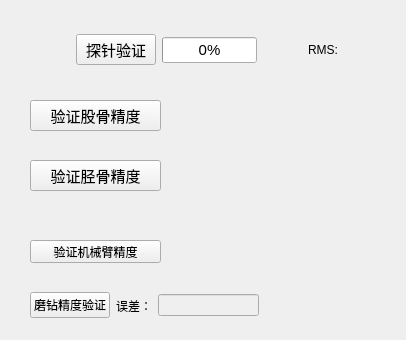
     <widget class="QWidget" name="tab_5">
      <attribute name="title">
       <string>精度验证</string>
      </attribute>
      <widget class="QPushButton" name="VerifyFemurAccuracyBtn">
       <property name="geometry">
        <rect>
         <x>30</x>
         <y>100</y>
         <width>131</width>
         <height>31</height>
        </rect>
       </property>
       <property name="sizePolicy">
        <sizepolicy hsizetype="Preferred" vsizetype="Preferred">
         <horstretch>0</horstretch>
         <verstretch>0</verstretch>
        </sizepolicy>
       </property>
       <property name="font">
        <font>
         <pointsize>11</pointsize>
        </font>
       </property>
       <property name="text">
        <string>验证股骨精度</string>
       </property>
      </widget>
      <widget class="QPushButton" name="VerifyTibiaAccuracyBtn">
       <property name="geometry">
        <rect>
         <x>30</x>
         <y>160</y>
         <width>131</width>
         <height>31</height>
        </rect>
       </property>
       <property name="sizePolicy">
        <sizepolicy hsizetype="Preferred" vsizetype="Preferred">
         <horstretch>0</horstretch>
         <verstretch>0</verstretch>
        </sizepolicy>
       </property>
       <property name="font">
        <font>
         <pointsize>11</pointsize>
        </font>
       </property>
       <property name="text">
        <string>验证胫骨精度</string>
       </property>
      </widget>
      <widget class="QPushButton" name="VerifyRobotRegistrationAccuracyBtn">
       <property name="geometry">
        <rect>
         <x>30</x>
         <y>240</y>
         <width>131</width>
         <height>23</height>
        </rect>
       </property>
       <property name="text">
        <string>验证机械臂精度</string>
       </property>
      </widget>
      <widget class="QWidget" name="horizontalLayoutWidget_8">
       <property name="geometry">
        <rect>
         <x>30</x>
         <y>10</y>
         <width>367</width>
         <height>80</height>
        </rect>
       </property>
       <layout class="QHBoxLayout" name="horizontalLayout_22">
        <item>
         <spacer name="horizontalSpacer_14">
          <property name="orientation">
           <enum>Qt::Horizontal</enum>
          </property>
          <property name="sizeHint" stdset="0">
           <size>
            <width>40</width>
            <height>20</height>
           </size>
          </property>
         </spacer>
        </item>
        <item>
         <widget class="QPushButton" name="VerifyProbeBtn">
          <property name="font">
           <font>
            <pointsize>11</pointsize>
           </font>
          </property>
          <property name="text">
           <string>探针验证</string>
          </property>
         </widget>
        </item>
        <item>
         <widget class="QProgressBar" name="ProbeProgressBar">
          <property name="font">
           <font>
            <pointsize>11</pointsize>
           </font>
          </property>
          <property name="value">
           <number>0</number>
          </property>
          <property name="alignment">
           <set>Qt::AlignCenter</set>
          </property>
         </widget>
        </item>
        <item>
         <spacer name="horizontalSpacer_15">
          <property name="orientation">
           <enum>Qt::Horizontal</enum>
          </property>
          <property name="sizeHint" stdset="0">
           <size>
            <width>40</width>
            <height>20</height>
           </size>
          </property>
         </spacer>
        </item>
        <item>
         <widget class="QLabel" name="label_26">
          <property name="text">
           <string>RMS:</string>
          </property>
         </widget>
        </item>
        <item>
         <widget class="QLabel" name="ProbeVerifyRMSLabel">
          <property name="text">
           <string/>
          </property>
         </widget>
        </item>
        <item>
         <spacer name="horizontalSpacer_16">
          <property name="orientation">
           <enum>Qt::Horizontal</enum>
          </property>
          <property name="sizeHint" stdset="0">
           <size>
            <width>40</width>
            <height>20</height>
           </size>
          </property>
         </spacer>
        </item>
       </layout>
      </widget>
      <widget class="QWidget" name="horizontalLayoutWidget_23">
       <property name="geometry">
        <rect>
         <x>30</x>
         <y>280</y>
         <width>229</width>
         <height>51</height>
        </rect>
       </property>
       <layout class="QHBoxLayout" name="horizontalLayout_34">
        <item>
         <widget class="QPushButton" name="DrillEndAccuracyVerifyBtn">
          <property name="text">
           <string>磨钻精度验证</string>
          </property>
         </widget>
        </item>
        <item>
         <widget class="QLabel" name="label_39">
          <property name="text">
           <string>误差：</string>
          </property>
         </widget>
        </item>
        <item>
         <widget class="QLineEdit" name="DrillEndAccuracyResultLineEdit">
          <property name="enabled">
           <bool>false</bool>
          </property>
         </widget>
        </item>
       </layout>
      </widget>
     </widget>
